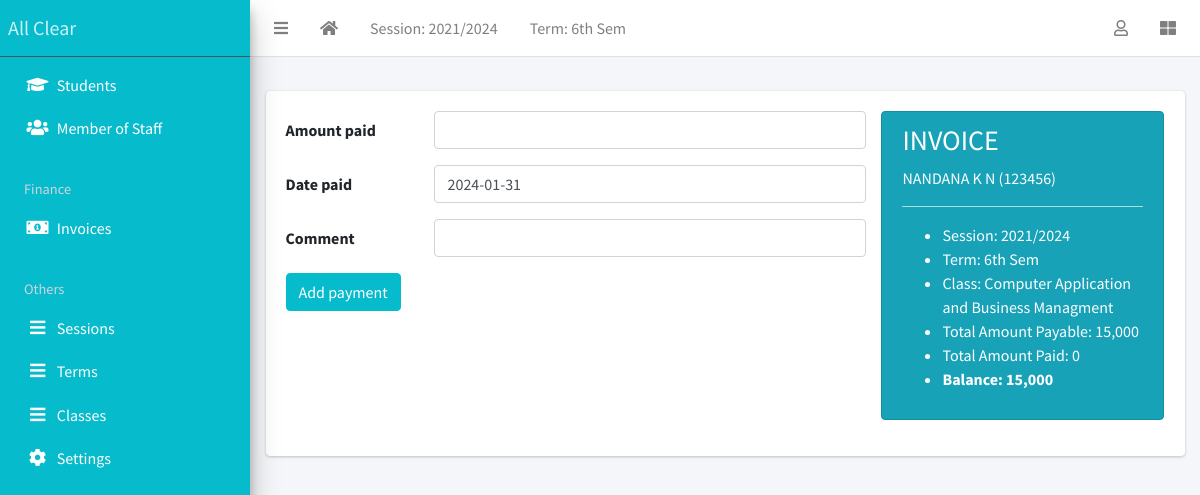
Page /finance/receipt/create?invoice=3 (signed in) on the committed database.
### apps/corecode/models.py (models this page shows)
class AcademicSession(models.Model):
    name = models.CharField(max_length=200, unique=True)
    current = models.BooleanField(default=True)
    class Meta:
        ordering = ["-name"]
    def __str__(self):
        return self.name

class AcademicTerm(models.Model):
    name = models.CharField(max_length=20, unique=True)
    current = models.BooleanField(default=True)
    class Meta:
        ordering = ["name"]
    def __str__(self):
        return self.name

class StudentClass(models.Model):
    name = models.CharField(max_length=200, unique=True)
    class Meta:
        verbose_name = "Class"
        verbose_name_plural = "Classes"
        ordering = ["name"]
    def __str__(self):
        return self.name

### apps/finance/models.py (models this page shows, shortened)
class Invoice(models.Model):
    student = models.ForeignKey(Student, on_delete=models.CASCADE)
    session = models.ForeignKey(AcademicSession, on_delete=models.CASCADE)
    term = models.ForeignKey(AcademicTerm, on_delete=models.CASCADE)
    class_for = models.ForeignKey(StudentClass, on_delete=models.CASCADE)
    balance_from_previous_term = models.IntegerField(default=0)
    status = models.CharField(
        max_length=20,
        choices=[("active", "Active"), ("closed", "Closed")],
        default="active",
    )
    class Meta:
        ordering = ["student", "term"]
    def __str__(self):
        return f"{self.student}"
    def balance(self):
        payable = self.total_amount_payable()
        paid = self.total_amount_paid()
        return payable - paid
    def amount_payable(self):
        items = InvoiceItem.objects.filter(invoice=self)
        total = 0
        for item in items:
            total += item.amount
        return total
    def total_amount_payable(self):
        return self.balance_from_previous_term + self.amount_payable()
    def total_amount_paid(self):
        receipts = Receipt.objects.filter(invoice=self)
        amount = 0
        for receipt in receipts:
            amount += receipt.amount_paid
        return amount

class InvoiceItem(models.Model):
    invoice = models.ForeignKey(Invoice, on_delete=models.CASCADE)
    description = models.CharField(max_length=200)
    amount = models.IntegerField()

### apps/students/models.py (models this page shows, shortened)
class Student(models.Model):
    STATUS_CHOICES = [("active", "Active"), ("inactive", "Inactive")]
    GENDER_CHOICES = [("male", "Male"), ("female", "Female")]
    current_status = models.CharField(
        max_length=10, choices=STATUS_CHOICES, default="active"
    )
    registration_number = models.CharField(max_length=200, unique=True)
    surname = models.CharField(max_length=200)
    firstname = models.CharField(max_length=200)
    other_name = models.CharField(max_length=200, blank=True)
    gender = models.CharField(max_length=10, choices=GENDER_CHOICES, default="male")
    date_of_birth = models.DateField(default=timezone.now)
    current_class = models.ForeignKey(
        StudentClass, on_delete=models.SET_NULL, blank=True, null=True
    )
    date_of_admission = models.DateField(default=timezone.now)
    mobile_num_regex = RegexValidator(
        regex="^[0-9]{10,15}$", message="Entered mobile number isn't in a right format!"
    )
    parent_mobile_number = models.CharField(
        validators=[mobile_num_regex], max_length=13, blank=True
    )
    address = models.TextField(blank=True)
    others = models.TextField(blank=True)
    passport = models.ImageField(blank=True, upload_to="students/passports/")
    class Meta:
        ordering = ["surname", "firstname", "other_name"]
    def __str__(self):
        return f"{self.surname} {self.firstname} {self.other_name} ({self.registration_number})"

### apps/finance/views.py (the view, shortened to what this page needs)
# urls.py: path("receipt/create", ReceiptCreateView.as_view(), name="receipt-create"),
class ReceiptCreateView(LoginRequiredMixin, CreateView):
    model = Receipt
    fields = ["amount_paid", "date_paid", "comment"]
    success_url = reverse_lazy("invoice-list")
    def get_context_data(self, **kwargs):
        context = super(ReceiptCreateView, self).get_context_data(**kwargs)
        invoice = Invoice.objects.get(pk=self.request.GET["invoice"])
        context["invoice"] = invoice
        return context

### apps/corecode/context_processors.py (called while the page is built)
def site_defaults(request):
    current_session = AcademicSession.objects.get(current=True)
    current_term = AcademicTerm.objects.get(current=True)
    vals = SiteConfig.objects.all()
    contexts = {
        "current_session": current_session.name,
        "current_term": current_term.name,
    }
    for val in vals:
        contexts[val.key] = val.value
    return contexts

### apps/finance/templates/finance/receipt_form.html (shortened to what this page needs)
{% extends 'base.html' %}
{% load humanize %}
{% block content %}
<div class="row">
  <div class="col-8">
    <form action="" method="POST">
      {% include 'corecode/form_snippet.html' %}
      <input type="submit" class="btn btn-primary" value="Add payment">
    </form>
  </div>
  <div class="col-4">
    <div class="alert alert-info" role="alert">
      <h3>INVOICE</h3>
      <p>{{invoice | upper}}</p>
      <hr>
      <ul>
        <li>Session: {{ invoice.session }}</li>
        <li>Term: {{ invoice.term }}</li>
        <li>Class: {{ invoice.class_for }}</li>
        <li>Total Amount Payable: {{invoice.total_amount_payable | intcomma }}
        </li>
        <li>Total Amount Paid: {{ invoice.total_amount_paid | intcomma }}</li>
        <li><strong>Balance: {{invoice.balance | intcomma }}</strong></li>
      </ul>
    </div>
  </div>
</div>
{% endblock content %}

### templates/base.html (shortened to what this page needs)
{% load static %}
<!DOCTYPE html>
<html lang="en">
<head>
  <link rel="stylesheet" href="{% static 'plugins/fontawesome-free/css/all.min.css' %}">
  <link rel="stylesheet" href="{% static 'plugins/toastr/toastr.min.css' %}">
  <link rel="stylesheet"
    href="{% static 'plugins/overlayScrollbars/css/OverlayScrollbars.min.css' %}">
  <link rel="stylesheet" href="{% static 'plugins/Datatables/datatables.min.css' %}" />
  <link rel="stylesheet" href="{% static 'dist/css/adminlte.min.css' %}">
</head>
<body
  class="hold-transition sidebar-mini layout-fixed layout-navbar-fixed layout-footer-fixed">
  <div class="wrapper">
    <nav class="main-header navbar navbar-expand navbar-white navbar-light">
      <ul class="navbar-nav">
        <li class="nav-item">
          <a class="nav-link" data-widget="pushmenu" href="#" role="button"><i
              class="fas fa-bars"></i></a>
        </li>
        <li class="nav-item d-none d-sm-inline-block">
          <a href="{% url 'home' %} " class="nav-link"><i class="fa fa-home"></i></a>
        </li>
        <li class="nav-item d-none d-sm-inline-block">
          <a href="{% url 'current-session' %}" class="nav-link">Session: {{ current_session }}</a>
        </li>
        <li class="nav-item d-none d-sm-inline-block">
          <a href="{% url 'current-session' %}" class="nav-link">Term: {{ current_term }}</a>
        </li>
      </ul>
      <ul class="navbar-nav ml-auto">
        <li class="nav-item dropdown">
          <a class="nav-link" data-toggle="dropdown" href="#">
            <i class="far fa-user"></i>
          </a>
        </li>
        <li class="nav-item">
          <a class="nav-link" data-widget="control-sidebar" data-slide="true"
            href="#" role="button"><i class="fas fa-th-large"></i></a>
        </li>
      </ul>
    </nav>
    <aside class="main-sidebar sidebar-dark-primary elevation-4">
      <a href="{% url 'home' %}" class="brand-link color_link">All Clear</a>
      <div class="sidebar">
        <nav class="mt-2">
          <ul class="nav nav-pills nav-sidebar flex-column"
            data-widget="treeview" role="menu" data-accordion="false">
            <li class="nav-item">
              <a href="{% url 'student-list' %}" class="nav-link color_link">
                <i class="nav-icon fas fa-graduation-cap"></i>
                <p>
                  Students
                </p>
              </a>
            </li>
            <li class="nav-item">
              <a href="{% url 'staff-list' %}" class="nav-link color_link">
                <i class="nav-icon fas fa-users"></i>
                <p>
                  Member of Staff
                </p>
              </a>
            </li>
            <li class="nav-header color_link">Finance</li>
            <li class="nav-item">
              <a href="{% url 'invoice-list' %}" class="nav-link color_link">
                <i class="nav-icon fas fa-money-bill-alt"></i>
                <p>
                  Invoices
                </p>
              </a>
            </li>
            <li class="nav-header color_link">Others</li>
                <li class="nav-item">
                  <a href="{% url 'sessions' %}" class="nav-link color_link">
                    <i class="nav-icon fas fa-bars"></i>
                    <p>
                      Sessions
                    </p>
                  </a>
                </li>
                <li class="nav-item">
                  <a href="{% url 'terms' %}" class="nav-link color_link">
                    <i class="nav-icon fas fa-bars"></i>
                    <p>
                      Terms
                    </p>
                  </a>
                </li>
                <li class="nav-item">
                  <a href="{% url 'classes' %}" class="nav-link color_link">
                    <i class="nav-icon fas fa-bars"></i>
                    <p>
                      Classes
                    </p>
                  </a>
                </li>
            <li class="nav-item">
              <a href="{% url 'configs' %}" class="nav-link color_link">
                <i class="nav-icon fas fa-cog"></i>
                <p>
                  Settings
                </p>
              </a>
            </li>
          </ul>
        </nav>
      </div>
    </aside>
    <div class="content-wrapper">
      <section class="content-header">
      </section>
      <section class="content">
        <div class="container-fluid">
          <div class="row">
            <div class="col-md-12">
              {% block fullcard %}
              <div class="card">
                <div class="card-body">
                  <div class="row">
                    <div class="col">
                      {% block content %}
                      {% endblock content %}
                    </div>
                  </div>
                </div>
              </div>
              {% endblock fullcard %}
            </div>
          </div>
        </div>
      </section>
    </div>
  </div>
</body>
</html>

### rows in the picture
AcademicSession: name "2021/2024"
AcademicTerm: name "6th Sem"
Invoice: student.registration_number "NANDANA K N (123456)", session "2021/2024", term "6th Sem", class_for "Computer Application and Business Managment", total_amount_payable "15,000", total_amount_paid "0", balance "15,000"

### other values in the picture
{{ field.label }} "Amount paid" "Date paid" "Comment"
